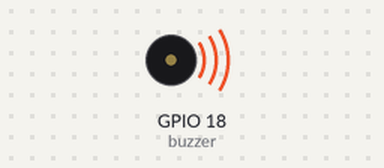
A program run on a simulated Raspberry Pi (BCM pin numbers). On the bench: buzzer (waves = sounding). At 8.0 s the program stops and its outputs stay as they are.

Above: at 0.1 s.
At 8.1 s:
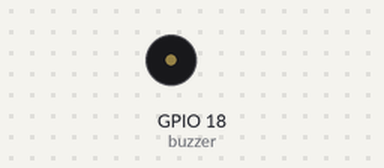
Timing chart, 0 to 9.5 s (numbered marks = the images above):
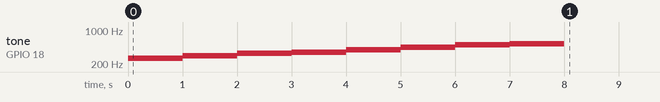

The program:

buzzer7.py
```python
import RPi.GPIO as GPIO
import time

buzzer = 18
GPIO.setmode(GPIO.BCM)
GPIO.setup(buzzer, GPIO.OUT)

pwm = GPIO.PWM(buzzer, 1.0)
pwm.start(50.0)

scale = [262, 294, 330, 349, 392, 440, 494, 523]

for i in range(0, 8):
        pwm.ChangeFrequency(scale[i])
        time.sleep(1.0)

pwm.stop()
GPIO.cleanup()
```

Measured:
- by itself, tone on GPIO 18 (buzzer): plays 262 Hz for 1.0 s, 294 Hz for 1.0 s, 330 Hz for 1.0 s, 349 Hz for 1.0 s, 392 Hz for 1.0 s, 440 Hz for 1.0 s … (8 notes in this stretch)
